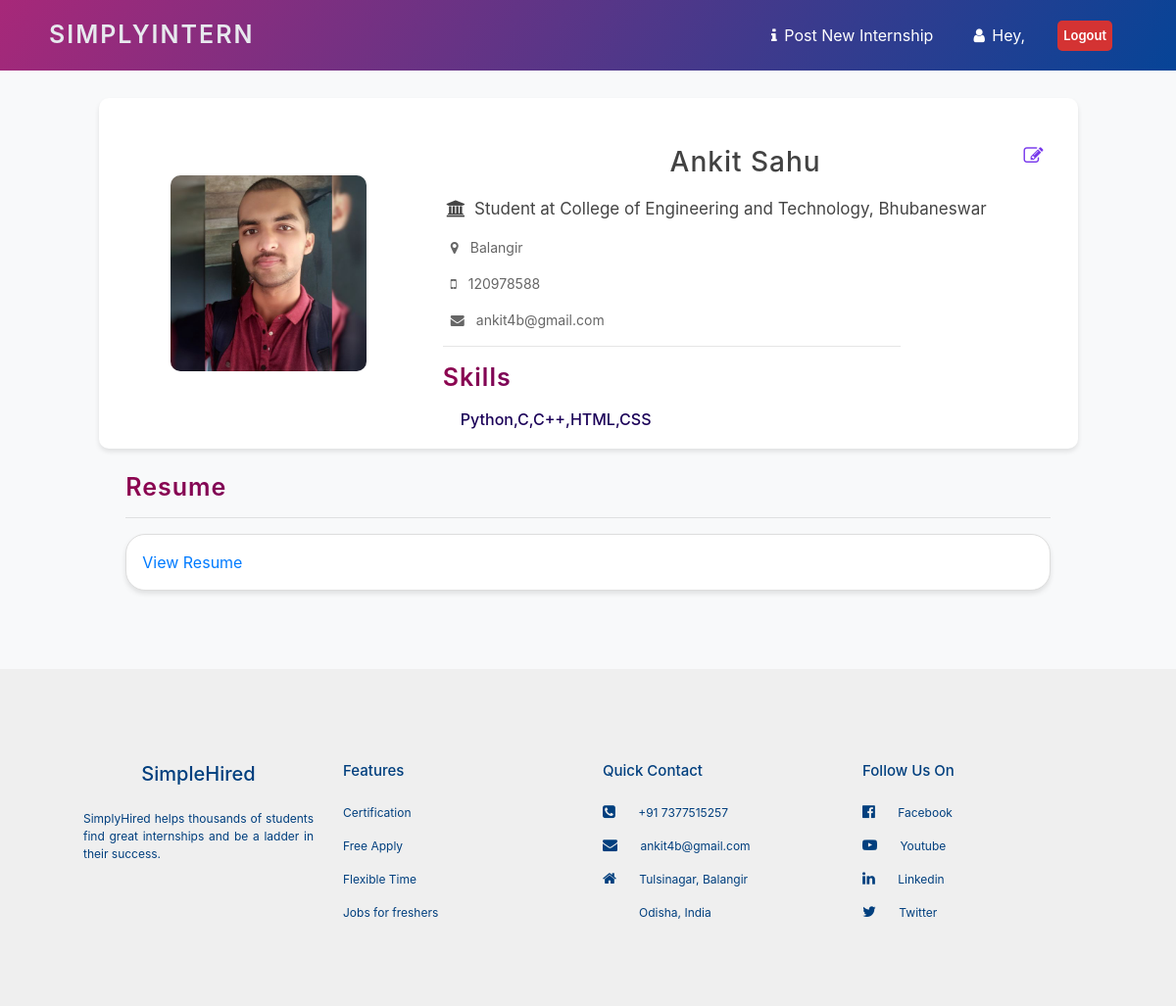
The app's page /cmp/student-profile/10/ with its own data.
### student/models.py (models this page shows, shortened)
class Student(models.Model):
    objects = models.Manager()
    user = models.OneToOneField('auth.user',default="", on_delete=models.CASCADE)
    name = models.CharField(default="", max_length=128)
    email = models.EmailField()
    isStudent = models.BooleanField(default=True)
    isVerified = models.BooleanField(default=False)
    auth_token = models.CharField(default="", max_length=128)

class Resume(models.Model):
    objects = models.Manager()
    student = models.OneToOneField(Student, on_delete=models.CASCADE)
    address = models.CharField(blank=True, null=True, max_length=128)
    mob = models.CharField(blank=True, null=True, max_length=10)
    skills = models.TextField(blank=True, null=True)
    pic = models.ImageField(upload_to="student/", blank=True, null=True)
    college = models.CharField(blank=True, null=True, max_length=128)
    grad_year = models.CharField(blank=True, null=True, max_length=10)
    cgpa = models.CharField(blank=True, null=True, max_length=5)
    resume_file = models.FileField(upload_to="student/resume/", blank=True, null=True)
    class Meta:
        db_table = ''
        managed = True
        verbose_name = 'Resume'
        verbose_name_plural = 'Resumes'

### company/views.py (the view)
# urls.py: path('student-profile/<int:std_id>/', views.std_profile, name='student-profile'),
def std_profile(request, std_id):
    std = Student.objects.get(id = std_id)
    return render(request, 'StdProfile.html', {'std': std})

### company/templates/StdProfile.html (shortened to what this page needs)
{% load static %}
<html>
    <head>
        <link rel="stylesheet" href="{% static 'css/StudentProfile.css' %}" >
         <link rel="stylesheet" href="https://maxcdn.bootstrapcdn.com/bootstrap/4.0.0/css/bootstrap.min.css">
         <link rel="stylesheet" href="https://stackpath.bootstrapcdn.com/font-awesome/4.7.0/css/font-awesome.min.css">
    </head>
    <body >
 <section
      class="py-1 fixed-top"
      style="background-image: linear-gradient(125deg, #a72879, #064497)"
    >
      <nav class="navbar navbar-expand-sm navbar-light mx-4">
        <a
          class="navbar-brand"
          href="{% url 'home' %}"
          style="
            font-size: 25px;
            font-weight: 600;
            color: #e7e9ee;
            letter-spacing: 2px;
            margin-left: 10px;
            text-transform: uppercase;
          "
          >SimplyIntern</a
        >
        <div class="collapse navbar-collapse" id="navbarSupportedContent">
          <ul class="navbar-nav ml-auto">
            <li class="nav-item">
              <a class="nav-link" href="{% url 'new-post' %}">
                <i class="fa fa-info" aria-hidden="true"></i> <span style="margin-left: 3px;">Post New Internship</span></a>
            </li>
            <li class="nav-item">
              <a class="nav-link" href="{% url 'company-profile' %}">
                <i class="fa fa-user" aria-hidden="true"></i> <span style="margin-left: 3px;">Hey, {{user.company.name}}</span></a>
            </li>
            <li class="nav-item">
              <a class="btn" href="/logout" style="padding: 5px; background-color: rgb(212, 51, 51); color: #fff; font-weight: 600; border-radius: 5px; font-size: 13px; margin-top: 5px;">
                Logout
              </a>
            </li>
          </ul>
        </div>
      </nav>
    </section>
        <div class="container"  style="margin-top: 100px;">
            <div class="row d-flex justify-content-center align-items-center" id="contact_info" >
                <div class="col-md-4 text-center">
                    <img src="/media/{{std.resume.pic}}" style="width: 200px; height: 200px; border-radius: 10px;">
                </div>
                <div class="col-md-8 pt-4">
                    <div style="margin-top: 5px;">
                        <div style="padding: 10px;">
                            <a href="profileEdit" style="text-decoration: none;"><i class="fa fa-edit" aria-hidden="true" style="float: right; font-size: 20px; color: #7737ec;"></i></a>
                            <h4 style="font-size: 28px; color: rgb(66, 66, 66); letter-spacing: 1px; margin-left: 15px; text-align: center;">
                                {{std.name}}
                            </h4>
                        </div>
                        <p style="color: #444; font-size: 17px;">
                            <i class="fa fa-university mx-1"></i> Student at {{std.resume.college}}
                        </p>
                        <p style="color: #666; font-size: 14px;">
                            <i class="fa Fa-map-marker mx-2"></i> {{std.resume.address}}
                        </p>
                        <p style="color: #666; font-size: 14px;">
                            <i class="fa Fa-mobile mx-2"></i> {{std.resume.mob}}
                        </p>
                        <p style="color: #666; font-size: 14px;">
                            <i class="fa Fa-envelope mx-2"></i> {{std.email}}
                        </p>
                    </div>
                    <hr class="w-75" />
                    <div class="w-75">
                            <h5 class="title">
                                Skills
                            </h5>
                            <div class="p-2" >
                                <div id="skills">
                                        <p style="display: inline; font-weight: 500; padding: 10px;">
                                            {{std.resume.skills}}
                                        </p>
                                </div>
                            </div>
                    </div>
                </div>
            </div>
            <div class="mt-4" style="width: 85%; margin: auto;">
                <h3 class="title">
                    Resume
                </h3>
                <hr>
                <div class="p-3" style="box-shadow: 0 3px 5px 0px rgba(0, 0, 0, 0.1); background-color: #fff; border: 1px solid #ddd; border-radius: 20px;">
                    <a href="{{ std.resume.resume_file.url }}">View Resume </a>
                </div>
            </div>
            </div>
    <section id="footer">
        <div class="container">
            <div class="row">
                <div class="col-md-3">
                    <h2>
                        SimpleHired
                    </h2>
                    <p style="text-align: justify;">
                    SimplyHired helps thousands of students find great internships
                    and be a ladder in their success.
                    </p>
                </div>
                <div class="col-md-3">
                    <h1>
                        Features
                    </h1>
                    <p>
                        Certification
                    </p>
                    <p>
                        Free Apply
                    </p>
                    <p>
                        Flexible Time
                    </p>
                    <p>
                        Jobs for freshers
                    </p>
                </div>
                <div class="col-md-3">
                    <h1>
                        Quick Contact
                    </h1>
                    <p> <i class="fa fa-phone-square"></i>
                        +91 7377515257
                    </p>
                    <p> <i class="fa fa-envelope"></i>
                        ankit4b@gmail.com
                    </p>
                    <p> <i class="fa fa-home"></i>
                        Tulsinagar, Balangir
                    </p>
                    <p class="city">
                        Odisha, India
                    </p>
                </div>
                <div class="col-md-3">
                    <h1>
                        Follow Us On
                    </h1>
                    <p> <i class="fa fa-facebook-official"></i>
                        Facebook
                    </p>
                    <p> <i class="fa fa-youtube-play"></i>
                        Youtube
                    </p>
                    <p> <i class="fa fa-linkedin"></i>
                        Linkedin
                    </p>
                    <p> <i class="fa fa-twitter"></i>
                        Twitter
                    </p>
                </div>
            </div>
        </div>
    </section>
    </body>
    </html>

### student/static/css/StudentProfile.css (style rules this page uses)
* { padding: 0; margin: 0; }
body { padding: 0; margin: 0; font-family: 'Poppins', sans-serif; background-color: #f8f9fa !important; }
.navbar-nav li a { color: #ffffff !important; font-size: 16px; margin-right: 25px; }
#contact_info { border-radius: 10px; padding: 10px; width: 90%; margin: auto; background-color: #ffffff; box-shadow: 0 3px 5px 0px rgba(0, 0, 0, 0.1); }
.title { text-transform: capitalize; text-align: left; letter-spacing: 1px; font-size: 25px; font-weight: 600; color: #5543ca; background: linear-gradient(to right, #8d0550 0%, #18087c 100%); -webkit-background-clip: text; -webkit-text-fill-color: transparent; }
#skills p { color: rgb(27, 0, 88); }
#footer { margin-top: 80px; padding: 70px; background-color: #efefef; color: #013f7e; }
#footer h2 { font-size: 20px; text-align: center; margin-top: 25px; margin-bottom: 25px; }
#footer h1 { font-size: 15px; text-align: left; margin-top: 25px; margin-bottom: 25px; }
#footer p { font-size: 12px; text-align: left; }
#footer .city { margin-left: 37px; }
#footer .row .fa { padding-right: 20px; font-size: 15px; }

### records on screen
Student: resume.pic (picture), name "Ankit Sahu", resume.college "College of Engineering and Technology, Bhubaneswar", resume.address "Balangir", resume.mob "120978588", email "ankit4b@gmail.com", resume.skills "Python,C,C++,HTML,CSS"
